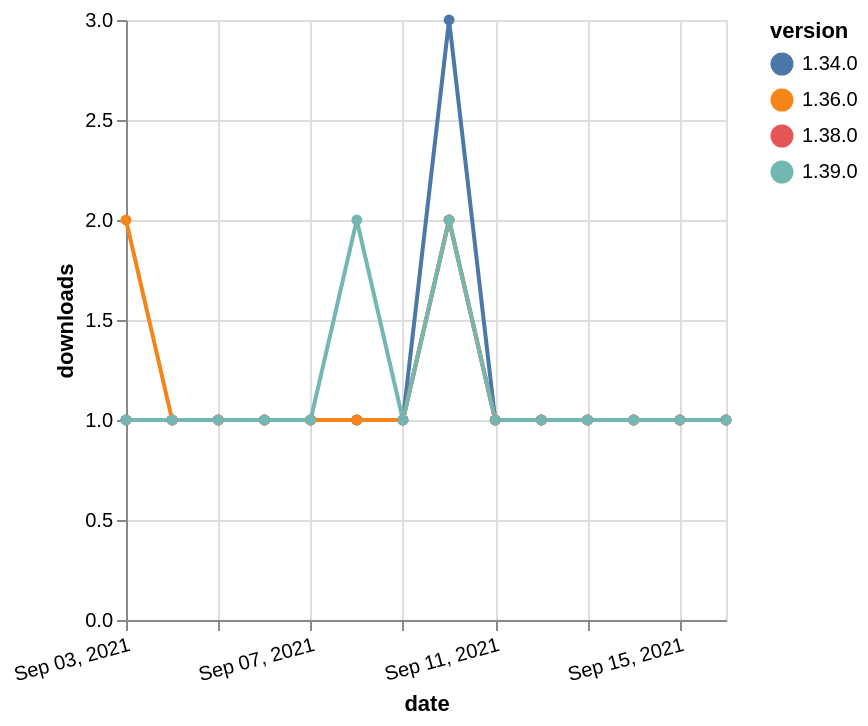

Source (Vega-Lite JSON):
### Vega-Lite specification from a JSON file in a GitHub repository (floating-point values rounded to 4 significant figures)
{"$schema": "https://vega.github.io/schema/vega-lite/v5.json", "description": "A simple bar chart with embedded data.", "data": {"values": [{"date": "2021-09-03", "total": 365, "delta": 1, "version": "1.34.0"}, {"date": "2021-09-04", "total": 366, "delta": 1, "version": "1.34.0"}, {"date": "2021-09-05", "total": 367, "delta": 1, "version": "1.34.0"}, {"date": "2021-09-06", "total": 368, "delta": 1, "version": "1.34.0"}, {"date": "2021-09-07", "total": 369, "delta": 1, "version": "1.34.0"}, {"date": "2021-09-08", "total": 370, "delta": 1, "version": "1.34.0"}, {"date": "2021-09-09", "total": 371, "delta": 1, "version": "1.34.0"}, {"date": "2021-09-10", "total": 374, "delta": 3, "version": "1.34.0"}, {"date": "2021-09-11", "total": 375, "delta": 1, "version": "1.34.0"}, {"date": "2021-09-12", "total": 376, "delta": 1, "version": "1.34.0"}, {"date": "2021-09-13", "total": 377, "delta": 1, "version": "1.34.0"}, {"date": "2021-09-14", "total": 378, "delta": 1, "version": "1.34.0"}, {"date": "2021-09-15", "total": 379, "delta": 1, "version": "1.34.0"}, {"date": "2021-09-16", "total": 380, "delta": 1, "version": "1.34.0"}, {"date": "2021-09-03", "total": 173, "delta": 1, "version": "1.38.0"}, {"date": "2021-09-04", "total": 174, "delta": 1, "version": "1.38.0"}, {"date": "2021-09-05", "total": 175, "delta": 1, "version": "1.38.0"}, {"date": "2021-09-06", "total": 176, "delta": 1, "version": "1.38.0"}, {"date": "2021-09-07", "total": 177, "delta": 1, "version": "1.38.0"}, {"date": "2021-09-08", "total": 178, "delta": 1, "version": "1.38.0"}, {"date": "2021-09-09", "total": 179, "delta": 1, "version": "1.38.0"}, {"date": "2021-09-10", "total": 181, "delta": 2, "version": "1.38.0"}, {"date": "2021-09-11", "total": 182, "delta": 1, "version": "1.38.0"}, {"date": "2021-09-12", "total": 183, "delta": 1, "version": "1.38.0"}, {"date": "2021-09-13", "total": 184, "delta": 1, "version": "1.38.0"}, {"date": "2021-09-14", "total": 185, "delta": 1, "version": "1.38.0"}, {"date": "2021-09-15", "total": 186, "delta": 1, "version": "1.38.0"}, {"date": "2021-09-16", "total": 187, "delta": 1, "version": "1.38.0"}, {"date": "2021-09-03", "total": 189, "delta": 2, "version": "1.36.0"}, {"date": "2021-09-04", "total": 190, "delta": 1, "version": "1.36.0"}, {"date": "2021-09-05", "total": 191, "delta": 1, "version": "1.36.0"}, {"date": "2021-09-06", "total": 192, "delta": 1, "version": "1.36.0"}, {"date": "2021-09-07", "total": 193, "delta": 1, "version": "1.36.0"}, {"date": "2021-09-08", "total": 194, "delta": 1, "version": "1.36.0"}, {"date": "2021-09-09", "total": 195, "delta": 1, "version": "1.36.0"}, {"date": "2021-09-10", "total": 197, "delta": 2, "version": "1.36.0"}, {"date": "2021-09-11", "total": 198, "delta": 1, "version": "1.36.0"}, {"date": "2021-09-12", "total": 199, "delta": 1, "version": "1.36.0"}, {"date": "2021-09-13", "total": 200, "delta": 1, "version": "1.36.0"}, {"date": "2021-09-14", "total": 201, "delta": 1, "version": "1.36.0"}, {"date": "2021-09-15", "total": 202, "delta": 1, "version": "1.36.0"}, {"date": "2021-09-16", "total": 203, "delta": 1, "version": "1.36.0"}, {"date": "2021-09-03", "total": 160, "delta": 1, "version": "1.39.0"}, {"date": "2021-09-04", "total": 161, "delta": 1, "version": "1.39.0"}, {"date": "2021-09-05", "total": 162, "delta": 1, "version": "1.39.0"}, {"date": "2021-09-06", "total": 163, "delta": 1, "version": "1.39.0"}, {"date": "2021-09-07", "total": 164, "delta": 1, "version": "1.39.0"}, {"date": "2021-09-08", "total": 166, "delta": 2, "version": "1.39.0"}, {"date": "2021-09-09", "total": 167, "delta": 1, "version": "1.39.0"}, {"date": "2021-09-10", "total": 169, "delta": 2, "version": "1.39.0"}, {"date": "2021-09-11", "total": 170, "delta": 1, "version": "1.39.0"}, {"date": "2021-09-12", "total": 171, "delta": 1, "version": "1.39.0"}, {"date": "2021-09-13", "total": 172, "delta": 1, "version": "1.39.0"}, {"date": "2021-09-14", "total": 173, "delta": 1, "version": "1.39.0"}, {"date": "2021-09-15", "total": 174, "delta": 1, "version": "1.39.0"}, {"date": "2021-09-16", "total": 175, "delta": 1, "version": "1.39.0"}]}, "width": "container", "mark": {"type": "line", "point": {"filled": true}}, "encoding": {"x": {"field": "date", "type": "temporal", "timeUnit": "yearmonthdate", "title": "date", "axis": {"labelAngle": -15}}, "y": {"field": "delta", "type": "quantitative", "title": "downloads"}, "color": {"field": "version", "type": "nominal"}, "tooltip": {"field": "delta"}}}
